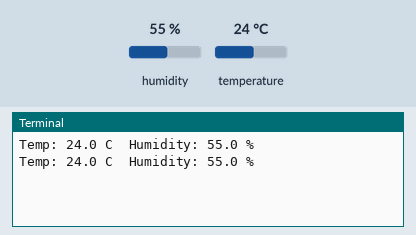
Recording of a program running on a simulated Raspberry Pi (BCM pin numbers). On the bench: the last lines printed to the terminal. The inputs (shaded band) are chosen by the test bench; at power-on: humidity 55 %, temperature 24 °C.

Above: at 1.2 s.
1.3 s: humidity set to 22 %
At 2.0 s:
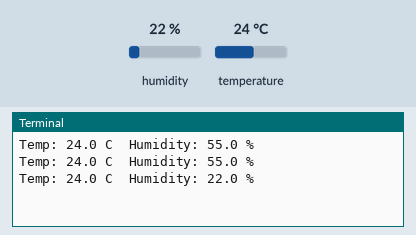
2.8 s: temperature set to 12 °C
At 3.6 s:
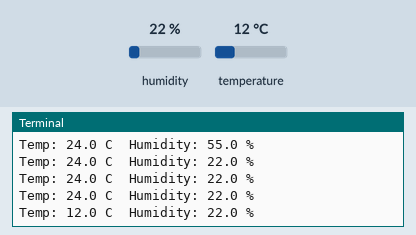
4.3 s: humidity set to 40 %
At 4.3 s:
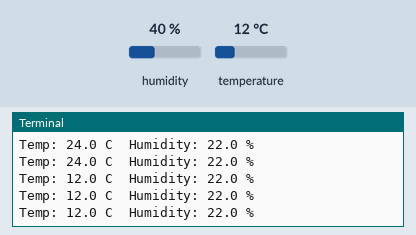
Timing chart, 0 to 7.3 s (numbered marks = the images above; inputs shaded):
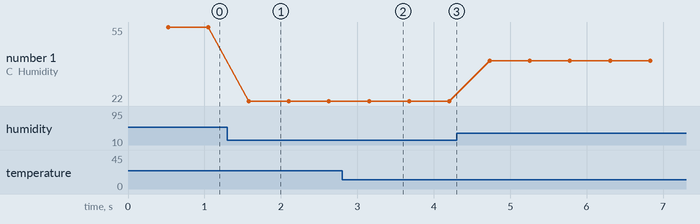

The program:

tempHumidRasp.py
```python
#!/usr/bin/python
import sys
import Adafruit_DHT

while True:

    humidity, temperature = Adafruit_DHT.read_retry(11, 17)

    print 'Temp: {0:0.1f} C  Humidity: {1:0.1f} %'.format(temperature, humidity)
```

Measured:
- after the input at 1.3 s, the terminal: prints a new line after 0.28 s (image 1)
- after the input at 2.8 s, the terminal: prints a new line after 0.35 s (image 2)
- plotted number 1: 55 → 22 after the input at 1.3 s, 22 → 40 after the input at 4.3 s
